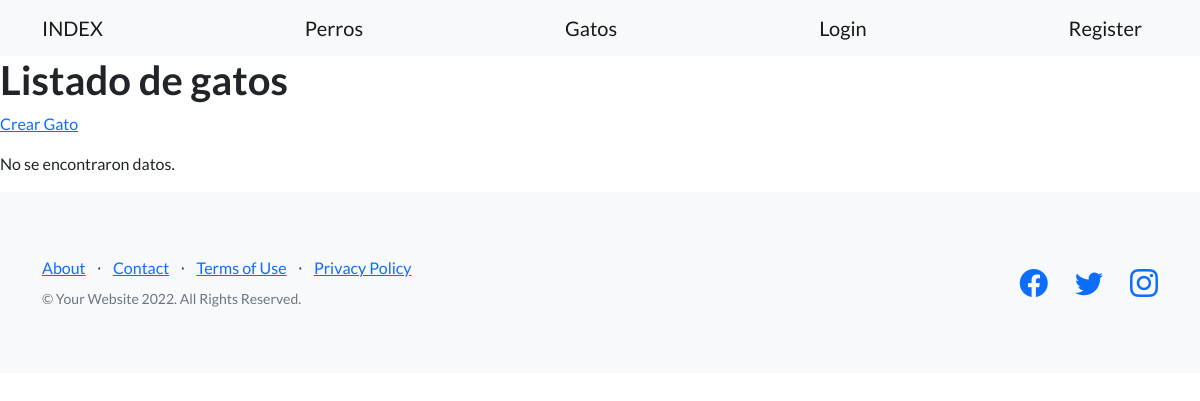
The app's page /mascotas/gatos/, older data.
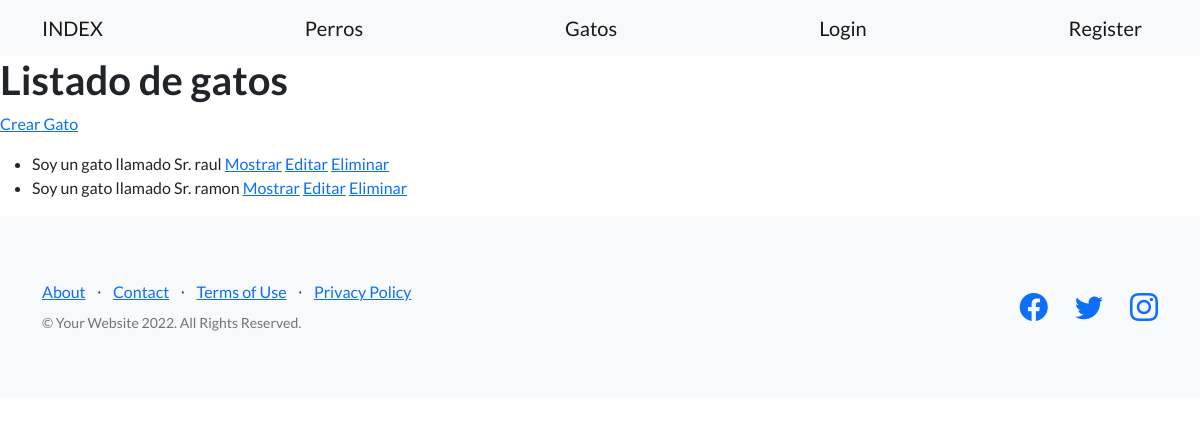
The same page, newer data.
### mascotas/models.py (models this page shows)
class Gato(models.Model):
    apodo = models.CharField(max_length=30)
    edad = models.IntegerField()
    fecha_creacion = models.DateTimeField(null=True)
    def __str__(self):
        return f"Soy un gato llamado Sr. {self.apodo}"

### mascotas/views.py (the view)
# urls.py: path('gatos/', views.ListadoGatos.as_view(), name= "listado_gatos"),
class ListadoGatos(ListView):
    model = Gato
    template_name = 'gato/listado_gatos.html'

### Templates/gato/listado_gatos.html (shortened to what this page needs)
{% extends 'base.html' %}
{% block texto_header %}
<h1>Listado de gatos</h1>
{% endblock texto_header %}
{% block despues_del_header %}
<p>
    <a href={% url 'crear_gato' %}>Crear Gato</a>
</p>
<p>
    {% if object_list %}
    <ul>
        {% for gato in object_list%}
        <li> {{gato}}
            <a href={% url 'mostrar_gato' gato.id %}>Mostrar</a>
            <a href={% url 'editar_gato' gato.id %}>Editar</a>
            <a href={% url 'eliminar_gato' gato.id %}>Eliminar</a>
        </li>
        {% endfor %}
    </ul>
    {% else %}
       <p> No se encontraron datos. </p>
    {% endif %}
</p>
{% endblock despues_del_header %}

Row changes from the older to the newer data that the page shows:
added Gato: apodo "Soy un gato llamado Sr. raul"
added Gato: apodo "Soy un gato llamado Sr. ramon"
Text that changed along with them:
text no longer shown: "No se encontraron datos."
